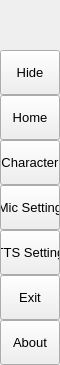
        <widget class="QFrame" name="leftMenuBg">
         <property name="minimumSize">
          <size>
           <width>60</width>
           <height>0</height>
          </size>
         </property>
         <property name="maximumSize">
          <size>
           <width>60</width>
           <height>16777215</height>
          </size>
         </property>
         <property name="frameShape">
          <enum>QFrame::NoFrame</enum>
         </property>
         <property name="frameShadow">
          <enum>QFrame::Raised</enum>
         </property>
         <layout class="QVBoxLayout" name="verticalLayout_3">
          <property name="spacing">
           <number>0</number>
          </property>
          <property name="leftMargin">
           <number>0</number>
          </property>
          <property name="topMargin">
           <number>0</number>
          </property>
          <property name="rightMargin">
           <number>0</number>
          </property>
          <property name="bottomMargin">
           <number>0</number>
          </property>
          <item>
           <widget class="QFrame" name="topLogoInfo">
            <property name="minimumSize">
             <size>
              <width>0</width>
              <height>50</height>
             </size>
            </property>
            <property name="maximumSize">
             <size>
              <width>16777215</width>
              <height>50</height>
             </size>
            </property>
            <property name="frameShape">
             <enum>QFrame::NoFrame</enum>
            </property>
            <property name="frameShadow">
             <enum>QFrame::Raised</enum>
            </property>
            <widget class="QFrame" name="topLogo">
             <property name="geometry">
              <rect>
               <x>10</x>
               <y>5</y>
               <width>42</width>
               <height>42</height>
              </rect>
             </property>
             <property name="minimumSize">
              <size>
               <width>42</width>
               <height>42</height>
              </size>
             </property>
             <property name="maximumSize">
              <size>
               <width>42</width>
               <height>42</height>
              </size>
             </property>
             <property name="frameShape">
              <enum>QFrame::NoFrame</enum>
             </property>
             <property name="frameShadow">
              <enum>QFrame::Raised</enum>
             </property>
            </widget>
            <widget class="QLabel" name="titleLeftApp">
             <property name="geometry">
              <rect>
               <x>70</x>
               <y>8</y>
               <width>160</width>
               <height>20</height>
              </rect>
             </property>
             <property name="font">
              <font>
               <family>Segoe UI Semibold</family>
               <pointsize>12</pointsize>
               <italic>false</italic>
               <bold>false</bold>
              </font>
             </property>
             <property name="text">
              <string>PyDracula</string>
             </property>
             <property name="alignment">
              <set>Qt::AlignLeading|Qt::AlignLeft|Qt::AlignTop</set>
             </property>
            </widget>
            <widget class="QLabel" name="titleLeftDescription">
             <property name="geometry">
              <rect>
               <x>70</x>
               <y>27</y>
               <width>160</width>
               <height>16</height>
              </rect>
             </property>
             <property name="maximumSize">
              <size>
               <width>16777215</width>
               <height>16</height>
              </size>
             </property>
             <property name="font">
              <font>
               <family>Segoe UI</family>
               <pointsize>8</pointsize>
               <italic>false</italic>
               <bold>false</bold>
              </font>
             </property>
             <property name="text">
              <string>Modern GUI / Flat Style</string>
             </property>
             <property name="alignment">
              <set>Qt::AlignLeading|Qt::AlignLeft|Qt::AlignTop</set>
             </property>
            </widget>
           </widget>
          </item>
          <item>
           <widget class="QFrame" name="leftMenuFrame">
            <property name="frameShape">
             <enum>QFrame::NoFrame</enum>
            </property>
            <property name="frameShadow">
             <enum>QFrame::Raised</enum>
            </property>
            <layout class="QVBoxLayout" name="verticalMenuLayout">
             <property name="spacing">
              <number>0</number>
             </property>
             <property name="leftMargin">
              <number>0</number>
             </property>
             <property name="topMargin">
              <number>0</number>
             </property>
             <property name="rightMargin">
              <number>0</number>
             </property>
             <property name="bottomMargin">
              <number>0</number>
             </property>
             <item>
              <widget class="QFrame" name="toggleBox">
               <property name="maximumSize">
                <size>
                 <width>16777215</width>
                 <height>45</height>
                </size>
               </property>
               <property name="frameShape">
                <enum>QFrame::NoFrame</enum>
               </property>
               <property name="frameShadow">
                <enum>QFrame::Raised</enum>
               </property>
               <layout class="QVBoxLayout" name="verticalLayout_4">
                <property name="spacing">
                 <number>0</number>
                </property>
                <property name="leftMargin">
                 <number>0</number>
                </property>
                <property name="topMargin">
                 <number>0</number>
                </property>
                <property name="rightMargin">
                 <number>0</number>
                </property>
                <property name="bottomMargin">
                 <number>0</number>
                </property>
                <item>
                 <widget class="QPushButton" name="toggleButton">
                  <property name="sizePolicy">
                   <sizepolicy hsizetype="Expanding" vsizetype="Fixed">
                    <horstretch>0</horstretch>
                    <verstretch>0</verstretch>
                   </sizepolicy>
                  </property>
                  <property name="minimumSize">
                   <size>
                    <width>0</width>
                    <height>45</height>
                   </size>
                  </property>
                  <property name="font">
                   <font>
                    <family>Segoe UI</family>
                    <pointsize>10</pointsize>
                    <italic>false</italic>
                    <bold>false</bold>
                   </font>
                  </property>
                  <property name="cursor">
                   <cursorShape>PointingHandCursor</cursorShape>
                  </property>
                  <property name="layoutDirection">
                   <enum>Qt::LeftToRight</enum>
                  </property>
                  <property name="styleSheet">
                   <string notr="true">background-image: url(:/icons/images/icons/icon_menu.png);</string>
                  </property>
                  <property name="text">
                   <string>Hide</string>
                  </property>
                 </widget>
                </item>
               </layout>
              </widget>
             </item>
             <item alignment="Qt::AlignTop">
              <widget class="QFrame" name="topMenu">
               <property name="frameShape">
                <enum>QFrame::NoFrame</enum>
               </property>
               <property name="frameShadow">
                <enum>QFrame::Raised</enum>
               </property>
               <layout class="QVBoxLayout" name="verticalLayout_8">
                <property name="spacing">
                 <number>0</number>
                </property>
                <property name="leftMargin">
                 <number>0</number>
                </property>
                <property name="topMargin">
                 <number>0</number>
                </property>
                <property name="rightMargin">
                 <number>0</number>
                </property>
                <property name="bottomMargin">
                 <number>0</number>
                </property>
                <item>
                 <widget class="QPushButton" name="btn_home">
                  <property name="sizePolicy">
                   <sizepolicy hsizetype="Expanding" vsizetype="Fixed">
                    <horstretch>0</horstretch>
                    <verstretch>0</verstretch>
                   </sizepolicy>
                  </property>
                  <property name="minimumSize">
                   <size>
                    <width>0</width>
                    <height>45</height>
                   </size>
                  </property>
                  <property name="font">
                   <font>
                    <family>Segoe UI</family>
                    <pointsize>10</pointsize>
                    <italic>false</italic>
                    <bold>false</bold>
                   </font>
                  </property>
                  <property name="cursor">
                   <cursorShape>PointingHandCursor</cursorShape>
                  </property>
                  <property name="layoutDirection">
                   <enum>Qt::LeftToRight</enum>
                  </property>
                  <property name="styleSheet">
                   <string notr="true">background-image: url(:/icons/images/icons/cil-home.png);</string>
                  </property>
                  <property name="text">
                   <string>Home</string>
                  </property>
                 </widget>
                </item>
                <item>
                 <widget class="QPushButton" name="btn_character">
                  <property name="sizePolicy">
                   <sizepolicy hsizetype="Expanding" vsizetype="Fixed">
                    <horstretch>0</horstretch>
                    <verstretch>0</verstretch>
                   </sizepolicy>
                  </property>
                  <property name="minimumSize">
                   <size>
                    <width>0</width>
                    <height>45</height>
                   </size>
                  </property>
                  <property name="font">
                   <font>
                    <family>Segoe UI</family>
                    <pointsize>10</pointsize>
                    <italic>false</italic>
                    <bold>false</bold>
                   </font>
                  </property>
                  <property name="cursor">
                   <cursorShape>PointingHandCursor</cursorShape>
                  </property>
                  <property name="layoutDirection">
                   <enum>Qt::LeftToRight</enum>
                  </property>
                  <property name="styleSheet">
                   <string notr="true">background-image: url(:/icons/images/icons/cil-mood-very-good.png);</string>
                  </property>
                  <property name="text">
                   <string>Character</string>
                  </property>
                 </widget>
                </item>
                <item>
                 <widget class="QPushButton" name="btn_mic_setting">
                  <property name="sizePolicy">
                   <sizepolicy hsizetype="Expanding" vsizetype="Fixed">
                    <horstretch>0</horstretch>
                    <verstretch>0</verstretch>
                   </sizepolicy>
                  </property>
                  <property name="minimumSize">
                   <size>
                    <width>0</width>
                    <height>45</height>
                   </size>
                  </property>
                  <property name="font">
                   <font>
                    <family>Segoe UI</family>
                    <pointsize>10</pointsize>
                    <italic>false</italic>
                    <bold>false</bold>
                   </font>
                  </property>
                  <property name="cursor">
                   <cursorShape>PointingHandCursor</cursorShape>
                  </property>
                  <property name="layoutDirection">
                   <enum>Qt::LeftToRight</enum>
                  </property>
                  <property name="styleSheet">
                   <string notr="true">background-image: url(:/icons/images/icons/cil-microphone.png);</string>
                  </property>
                  <property name="text">
                   <string>Mic Setting</string>
                  </property>
                 </widget>
                </item>
                <item>
                 <widget class="QPushButton" name="btn_tts_setting">
                  <property name="sizePolicy">
                   <sizepolicy hsizetype="Expanding" vsizetype="Fixed">
                    <horstretch>0</horstretch>
                    <verstretch>0</verstretch>
                   </sizepolicy>
                  </property>
                  <property name="minimumSize">
                   <size>
                    <width>0</width>
                    <height>45</height>
                   </size>
                  </property>
                  <property name="font">
                   <font>
                    <family>Segoe UI</family>
                    <pointsize>10</pointsize>
                    <italic>false</italic>
                    <bold>false</bold>
                   </font>
                  </property>
                  <property name="cursor">
                   <cursorShape>PointingHandCursor</cursorShape>
                  </property>
                  <property name="layoutDirection">
                   <enum>Qt::LeftToRight</enum>
                  </property>
                  <property name="styleSheet">
                   <string notr="true">background-image: url(:/icons/images/icons/cil-volume-high.png);</string>
                  </property>
                  <property name="text">
                   <string>TTS Setting</string>
                  </property>
                 </widget>
                </item>
                <item>
                 <widget class="QPushButton" name="btn_exit">
                  <property name="sizePolicy">
                   <sizepolicy hsizetype="Expanding" vsizetype="Fixed">
                    <horstretch>0</horstretch>
                    <verstretch>0</verstretch>
                   </sizepolicy>
                  </property>
                  <property name="minimumSize">
                   <size>
                    <width>0</width>
                    <height>45</height>
                   </size>
                  </property>
                  <property name="font">
                   <font>
                    <family>Segoe UI</family>
                    <pointsize>10</pointsize>
                    <italic>false</italic>
                    <bold>false</bold>
                   </font>
                  </property>
                  <property name="cursor">
                   <cursorShape>PointingHandCursor</cursorShape>
                  </property>
                  <property name="layoutDirection">
                   <enum>Qt::LeftToRight</enum>
                  </property>
                  <property name="styleSheet">
                   <string notr="true">background-image: url(:/icons/images/icons/cil-x.png);</string>
                  </property>
                  <property name="text">
                   <string>Exit</string>
                  </property>
                 </widget>
                </item>
               </layout>
              </widget>
             </item>
             <item alignment="Qt::AlignBottom">
              <widget class="QFrame" name="bottomMenu">
               <property name="frameShape">
                <enum>QFrame::NoFrame</enum>
               </property>
               <property name="frameShadow">
                <enum>QFrame::Raised</enum>
               </property>
               <layout class="QVBoxLayout" name="verticalLayout_9">
                <property name="spacing">
                 <number>0</number>
                </property>
                <property name="leftMargin">
                 <number>0</number>
                </property>
                <property name="topMargin">
                 <number>0</number>
                </property>
                <property name="rightMargin">
                 <number>0</number>
                </property>
                <property name="bottomMargin">
                 <number>0</number>
                </property>
                <item>
                 <widget class="QPushButton" name="toggleLeftBox">
                  <property name="sizePolicy">
                   <sizepolicy hsizetype="Expanding" vsizetype="Fixed">
                    <horstretch>0</horstretch>
                    <verstretch>0</verstretch>
                   </sizepolicy>
                  </property>
                  <property name="minimumSize">
                   <size>
                    <width>0</width>
                    <height>45</height>
                   </size>
                  </property>
                  <property name="font">
                   <font>
                    <family>Segoe UI</family>
                    <pointsize>10</pointsize>
                    <italic>false</italic>
                    <bold>false</bold>
                   </font>
                  </property>
                  <property name="cursor">
                   <cursorShape>PointingHandCursor</cursorShape>
                  </property>
                  <property name="layoutDirection">
                   <enum>Qt::LeftToRight</enum>
                  </property>
                  <property name="styleSheet">
                   <string notr="true">background-image: url(:/icons/images/icons/book-icon.png);</string>
                  </property>
                  <property name="text">
                   <string>About</string>
                  </property>
                 </widget>
                </item>
               </layout>
              </widget>
             </item>
            </layout>
           </widget>
          </item>
         </layout>
        </widget>
